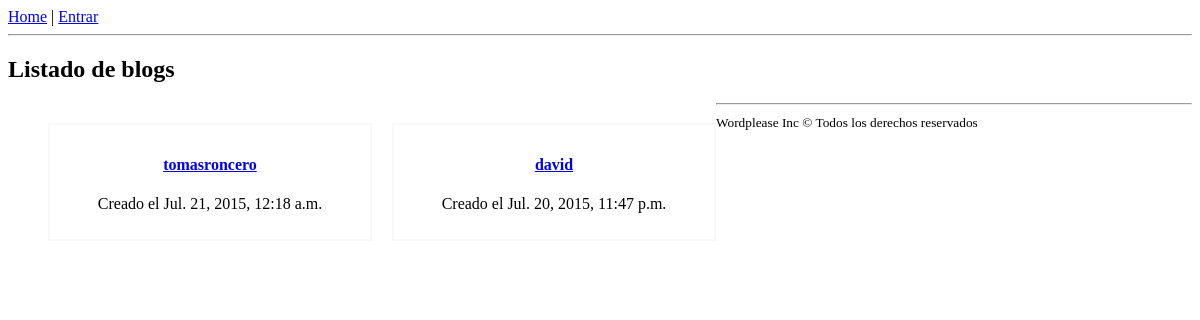
The app's page /blogs/, older data.
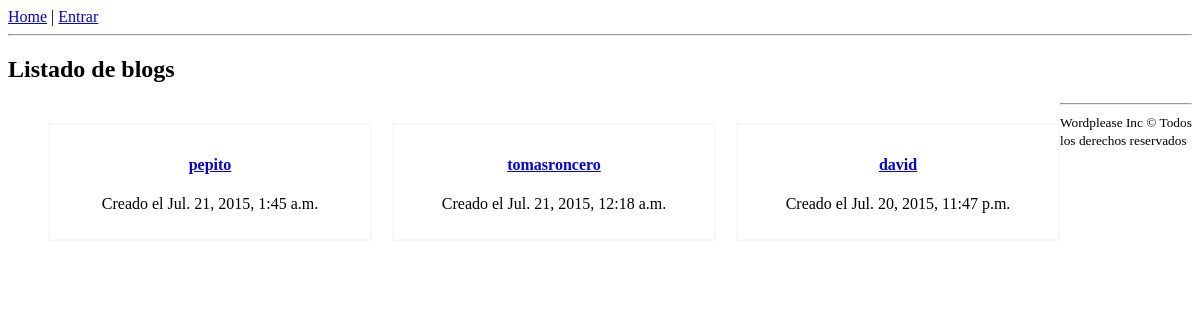
The same page, newer data.
### blogs/models.py (models this page shows)
class Blog(models.Model):
    owner = models.OneToOneField(User)
    created_at = models.DateTimeField(auto_now_add=True)        # Se guarda al crearse el blog
    def __unicode__(self):
        return self.owner.username

### blogs/views.py (the view)
# urls.py: url(r'^blogs/$', 'blogs.views.home', name='blog_home'),     # listado blogs plataforma
def home(request):
    blogs = Blog.objects.all().order_by('-created_at')
    context = {
        "blog_list": blogs[:5]
    }
    return render(request, 'blogs/home.html', context)

### blogs/templates/blogs/home.html (shortened to what this page needs)
{% extends 'base.html' %}
{% block section %}
    {% if blog_list|length > 0 %}
        <h2>Listado de blogs</h2>
        <ul class="post-list">
        {% for blog in blog_list %}
            <li>
                <div>
                    <h4><a href="{% url 'blog_posts' blog.owner.username %}">{{ blog }}</a></h4>
                    <p>Creado el {{ blog.created_at}}</p>
                </div>
            </li>
        {% endfor %}
    {% else %}
        ¡Sé el primero en crear un blog!
    {% endif %}
    </ul>
{% endblock %}

Row changes from the older to the newer data that the page shows:
added Blog: owner.username "pepito", created_at "Jul. 21, 2015, 1:45 a.m."
